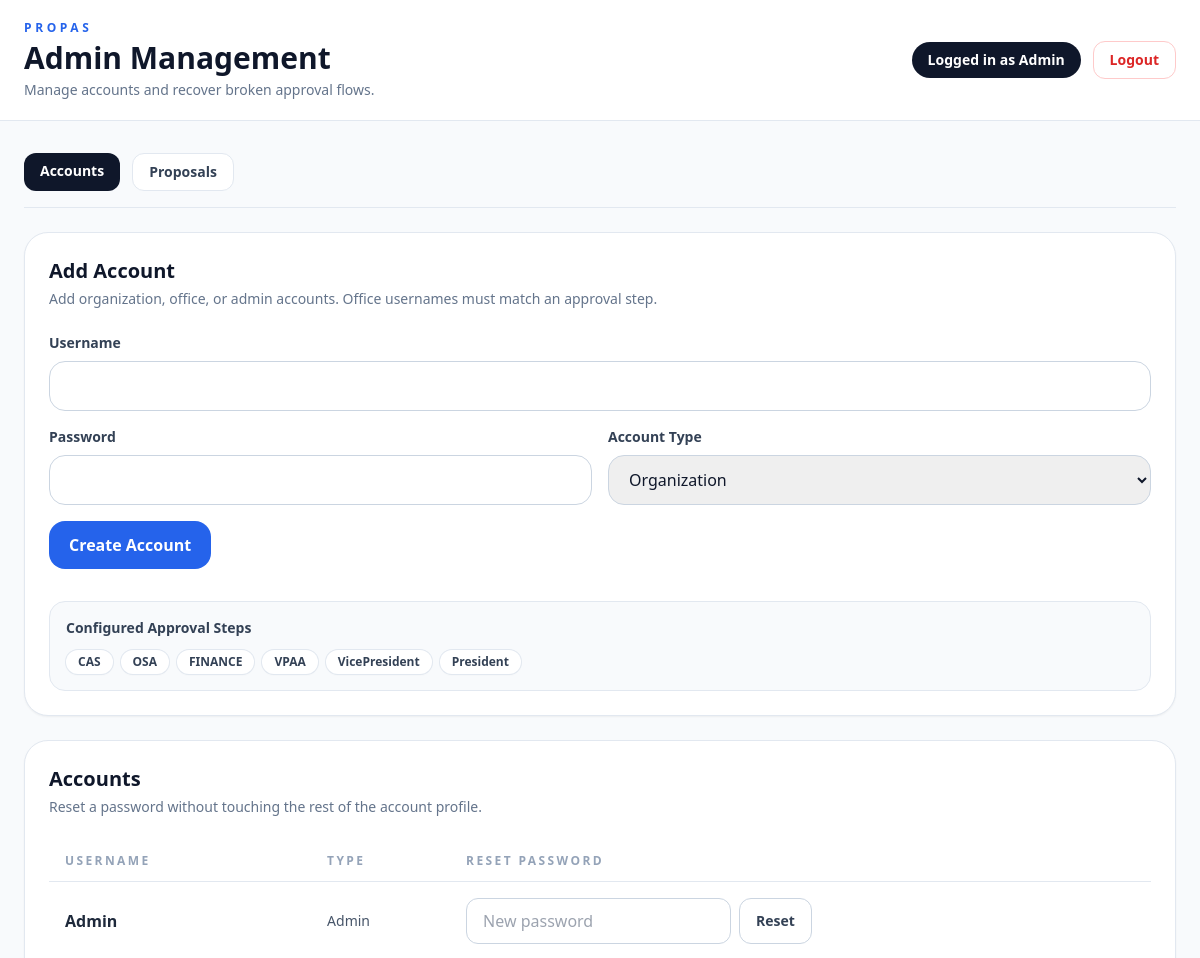
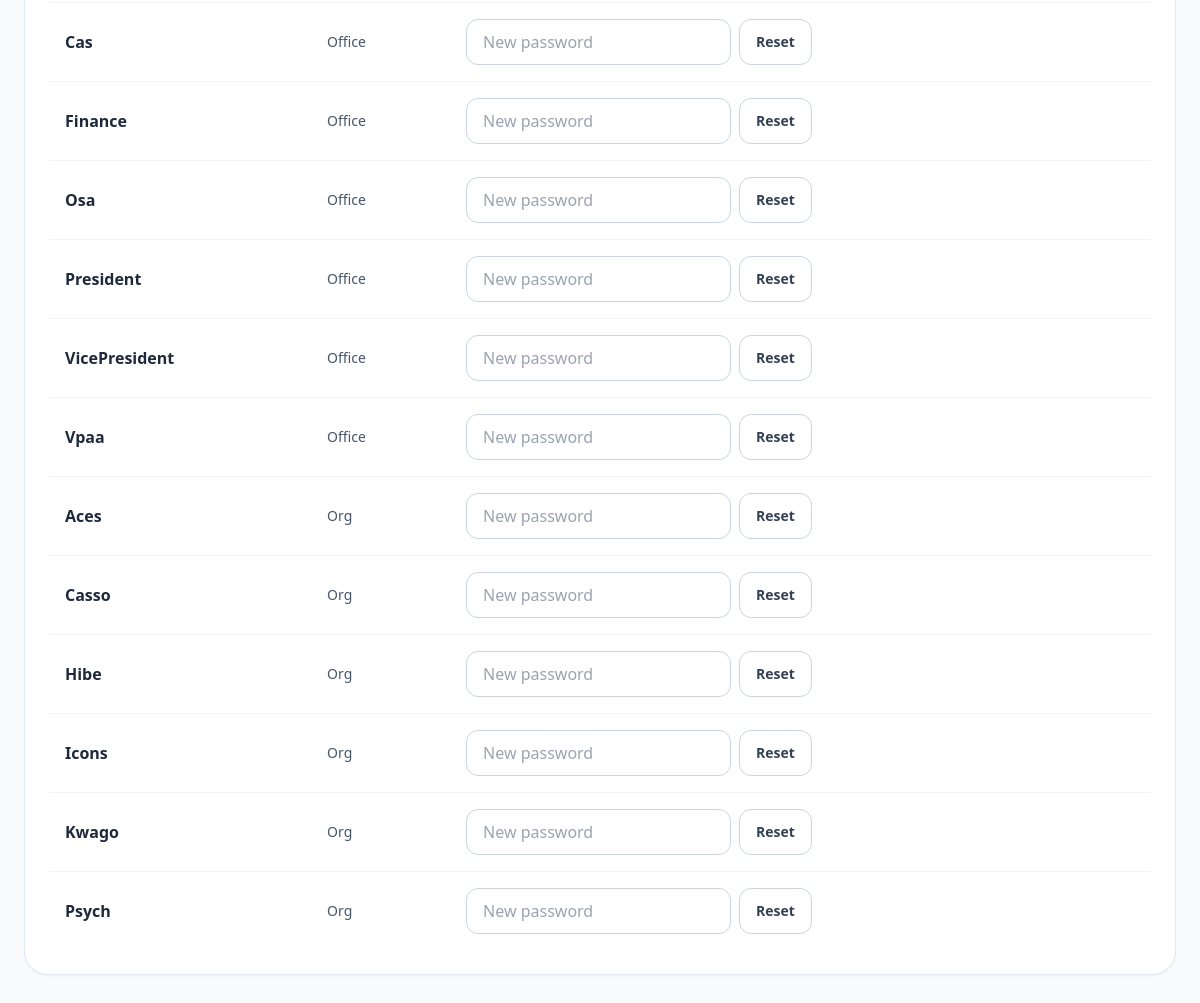
Screenshot of /admin (signed in) with the database file from the repository (2 pictures, top to bottom).
### models.py (models this page shows)
class User(UserMixin, db.Model):
    __tablename__ = 'accounts'
    id = db.Column(db.Integer, primary_key=True)
    username = db.Column(db.String(80), unique=True, nullable=False)
    password_hash = db.Column(db.String(256))
    account_type = db.Column(db.String(20))  # 'Org', 'Office', or 'Admin'
    profile_data = db.Column(MutableDict.as_mutable(db.JSON), default=dict)
    proposals = db.relationship('Proposal', backref='creator', lazy=True)

class ApprovalStep(db.Model):
    __tablename__ = 'approval_steps'
    id = db.Column(db.Integer, primary_key=True)
    name = db.Column(db.String(50), unique=True)  # CAS, OSA, FINANCE, etc.
    step_order = db.Column(db.Integer, unique=True)

### routes/admin.py (the view, shortened to what this page needs)
@admin_bp.route('/admin')
@login_required
def dashboard():
    _require_admin()
    flashes = session.get('_flashes', [])
    active_tab = request.args.get('tab', 'accounts')
    if active_tab not in {'accounts', 'proposals'}:
        active_tab = 'accounts'
    accounts = User.query.order_by(User.account_type.asc(), User.username.asc()).all()
    proposals = Proposal.query.order_by(Proposal.created_at.desc()).all()
    approval_steps = ApprovalStep.query.order_by(ApprovalStep.step_order).all()
    step_name_map = {step.id: step.name for step in approval_steps}
    return render_template(
        'admin_panel.html',
        accounts=accounts,
        proposals=proposals,
        approval_steps=approval_steps,
        step_name_map=step_name_map,
        active_tab=active_tab,
    )

### app.py (called while the page is built)
@login_manager.user_loader
def load_user(user_id):
    from models import User
    return db.session.get(User, int(user_id))

### routes/admin.py (called while the page is built)
def _require_admin():
    if not current_user.is_authenticated or current_user.account_type != 'Admin':
        abort(403)

### templates/admin_panel.html (shortened to what this page needs)
<!DOCTYPE html>
<html lang="en">
<head>
    <script src="https://cdn.tailwindcss.com"></script>
</head>
<body class="bg-slate-50 text-slate-900">
    <div class="min-h-screen">
        <header class="border-b border-slate-200 bg-white">
            <div class="mx-auto flex max-w-7xl items-center justify-between px-6 py-5">
                <div>
                    <p class="text-xs font-semibold uppercase tracking-[0.3em] text-blue-600">ProPAS</p>
                    <h1 class="mt-1 text-3xl font-bold">Admin Management</h1>
                    <p class="mt-1 text-sm text-slate-500">Manage accounts and recover broken approval flows.</p>
                </div>
                <div class="flex items-center gap-3">
                    <span class="rounded-full bg-slate-900 px-4 py-2 text-sm font-semibold text-white">Logged in as {{ current_user.username }}</span>
                    <a href="{{ url_for('auth.logout') }}" class="rounded-xl border border-red-200 px-4 py-2 text-sm font-semibold text-red-600 hover:bg-red-50">Logout</a>
                </div>
            </div>
        </header>
        <main class="mx-auto max-w-7xl px-6 py-8">
            <nav class="mb-6 flex gap-3 border-b border-slate-200 pb-4">
                <a href="{{ url_for('admin.dashboard', tab='accounts') }}" class="rounded-xl px-4 py-2 text-sm font-semibold {% if active_tab == 'accounts' %}bg-slate-900 text-white{% else %}border border-slate-200 bg-white text-slate-700 hover:bg-slate-50{% endif %}">Accounts</a>
                <a href="{{ url_for('admin.dashboard', tab='proposals') }}" class="rounded-xl px-4 py-2 text-sm font-semibold {% if active_tab == 'proposals' %}bg-slate-900 text-white{% else %}border border-slate-200 bg-white text-slate-700 hover:bg-slate-50{% endif %}">Proposals</a>
            </nav>
            {% if active_tab == 'accounts' %}
            <section class="space-y-6">
                <div class="rounded-3xl border border-slate-200 bg-white p-6 shadow-sm">
                    <div class="mb-6">
                        <h2 class="text-xl font-semibold">Add Account</h2>
                        <p class="mt-1 text-sm text-slate-500">Add organization, office, or admin accounts. Office usernames must match an approval step.</p>
                    </div>
                    <form method="POST" action="{{ url_for('admin.create_account') }}" class="grid gap-4 md:grid-cols-2">
                        <div class="md:col-span-2">
                            <label for="id_admin_username" class="mb-2 block text-sm font-semibold text-slate-700">Username</label>
                            <input id="id_admin_username" name="username" type="text" required class="w-full rounded-2xl border border-slate-300 px-4 py-3 outline-none transition focus:border-blue-500 focus:ring-2 focus:ring-blue-200">
                        </div>
                        <div>
                            <label for="id_admin_password" class="mb-2 block text-sm font-semibold text-slate-700">Password</label>
                            <input id="id_admin_password" name="password" type="text" required class="w-full rounded-2xl border border-slate-300 px-4 py-3 outline-none transition focus:border-blue-500 focus:ring-2 focus:ring-blue-200">
                        </div>
                        <div>
                            <label for="id_admin_account_type" class="mb-2 block text-sm font-semibold text-slate-700">Account Type</label>
                            <select id="id_admin_account_type" name="account_type" class="w-full rounded-2xl border border-slate-300 px-4 py-3 outline-none transition focus:border-blue-500 focus:ring-2 focus:ring-blue-200">
                                <option value="Org">Organization</option>
                            </select>
                        </div>
                        <div class="md:col-span-2">
                            <button type="submit" class="rounded-2xl bg-blue-600 px-5 py-3 font-semibold text-white hover:bg-blue-700">Create Account</button>
                        </div>
                    </form>
                    <div class="mt-8 rounded-2xl border border-slate-200 bg-slate-50 p-4">
                        <h3 class="text-sm font-semibold text-slate-700">Configured Approval Steps</h3>
                        <div class="mt-3 flex flex-wrap gap-2">
                            {% for step in approval_steps %}
                            <span class="rounded-full bg-white px-3 py-1 text-xs font-semibold text-slate-700 shadow-sm ring-1 ring-slate-200">{{ step.name }}</span>
                            {% endfor %}
                        </div>
                    </div>
                </div>
                <div class="rounded-3xl border border-slate-200 bg-white p-6 shadow-sm">
                    <div class="mb-6">
                        <h2 class="text-xl font-semibold">Accounts</h2>
                        <p class="mt-1 text-sm text-slate-500">Reset a password without touching the rest of the account profile.</p>
                    </div>
                    <div class="overflow-x-auto">
                        <table class="min-w-full divide-y divide-slate-200">
                            <thead>
                                <tr class="text-left text-xs font-semibold uppercase tracking-[0.2em] text-slate-400">
                                    <th class="px-4 py-3">Username</th>
                                    <th class="px-4 py-3">Type</th>
                                    <th class="px-4 py-3">Reset Password</th>
                                </tr>
                            </thead>
                            <tbody class="divide-y divide-slate-100">
                        {% for account in accounts %}
                                <tr>
                                    <td class="px-4 py-4 font-semibold text-slate-800">{{ account.username }}</td>
                                    <td class="px-4 py-4 text-sm text-slate-600">{{ account.account_type }}</td>
                                    <td class="px-4 py-4">
                                <form method="POST" action="{{ url_for('admin.reset_password', user_id=account.id) }}" class="flex flex-col gap-2 md:flex-row">
                                    <input type="text" name="new_password" placeholder="New password" required class="min-w-[220px] rounded-xl border border-slate-300 px-4 py-2.5 outline-none transition focus:border-blue-500 focus:ring-2 focus:ring-blue-200">
                                    <button type="submit" class="rounded-xl border border-slate-300 px-4 py-2.5 text-sm font-semibold text-slate-700 hover:bg-slate-50">Reset</button>
                                </form>
                                    </td>
                                </tr>
                        {% else %}
                                <tr>
                                    <td colspan="3" class="px-4 py-10 text-center text-sm text-slate-500">No accounts found.</td>
                                </tr>
                        {% endfor %}
                            </tbody>
                        </table>
                    </div>
                </div>
            </section>
            {% endif %}
        </main>
    </div>
</body>
</html>

### rows the page displays
User: username "Admin", account_type "Admin"
ApprovalStep: name "CAS"
ApprovalStep: name "OSA"
ApprovalStep: name "FINANCE"
ApprovalStep: name "VPAA"
ApprovalStep: name "VicePresident"
ApprovalStep: name "President"
User: username "Cas", account_type "Office"
User: username "Finance", account_type "Office"
User: username "Osa", account_type "Office"
User: username "President", account_type "Office"
User: username "VicePresident", account_type "Office"
User: username "Vpaa", account_type "Office"
User: username "Aces", account_type "Org"
User: username "Casso", account_type "Org"
User: username "Hibe", account_type "Org"
User: username "Icons", account_type "Org"
User: username "Kwago", account_type "Org"
User: username "Psych", account_type "Org"
